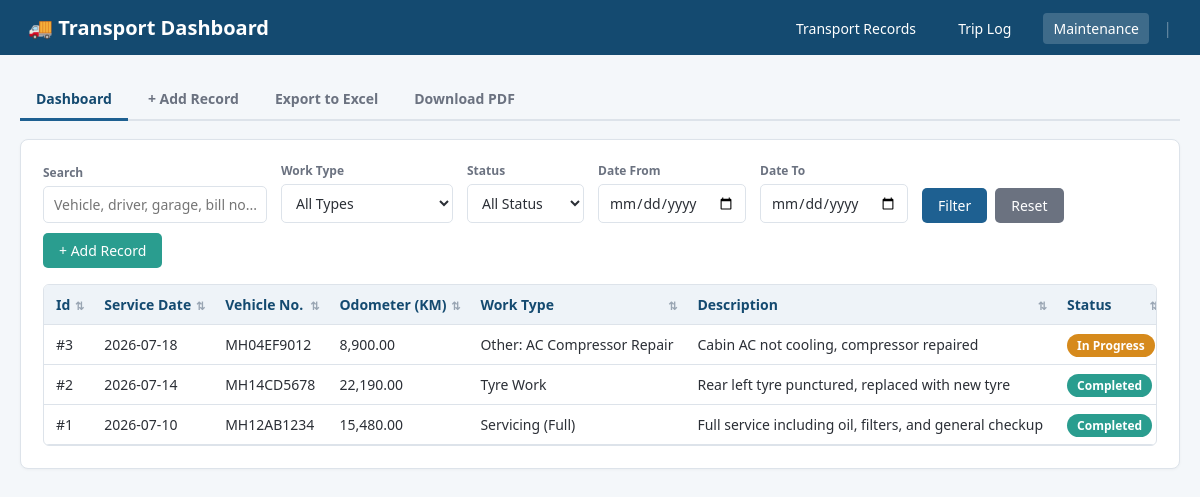
The app's page /maintenance.php with its own data.
### tables this page shows
CREATE TABLE `maintenance_records` (
  `id` int(11) NOT NULL,
  `service_date` date NOT NULL,
  `vehicle_no` varchar(50) NOT NULL,
  `odometer_km` decimal(10,2) DEFAULT NULL,
  `work_type` enum('Servicing (Full)','Servicing (Half)','Welding','Main Tank Work','Tyre Work','Balancing Work','Battery Work','Oil Change','Clutch / Brake Work','Electrical Work','Denting / Painting','Puncture Repair','Engine Work','Suspension Work','Other') NOT NULL,
  `work_type_other` varchar(150) DEFAULT NULL,
  `description` varchar(500) DEFAULT NULL,
  `parts_replaced` varchar(255) DEFAULT NULL,
  `garage_name` varchar(150) DEFAULT NULL,
  `location` varchar(150) DEFAULT NULL,
  `bill_number` varchar(50) DEFAULT NULL,
  `parts_cost` decimal(10,2) DEFAULT NULL,
  `labour_cost` decimal(10,2) DEFAULT NULL,
  `total_cost` decimal(10,2) NOT NULL,
  `payment_mode` enum('Cash','UPI','Bank Transfer','Cheque','Credit') DEFAULT NULL,
  `status` enum('Pending','In Progress','Completed') NOT NULL DEFAULT 'Pending',
  `next_service_due_date` date DEFAULT NULL,
  `created_at` timestamp NOT NULL DEFAULT current_timestamp(),
  `updated_at` timestamp NOT NULL DEFAULT current_timestamp() ON UPDATE current_timestamp()
);

### maintenance.php (the view, shortened to what this page needs)
<?php
$pdo = getDbConnection();
$search   = trim($_GET['search'] ?? '');
$dateFrom = trim($_GET['date_from'] ?? '');
$dateTo   = trim($_GET['date_to'] ?? '');
$params = [];
$sql = 'SELECT * FROM maintenance_records';
$sql .= ' ORDER BY service_date DESC, id DESC';
$stmt = $pdo->prepare($sql);
$stmt->execute($params);
$records = $stmt->fetchAll();
function maintBadgeClass(string $status): string {
    return match ($status) {
        'Pending'     => 'badge-scheduled',
        'In Progress' => 'badge-transit',
        'Completed'   => 'badge-completed',
        default       => 'badge-scheduled',
    };
}
function numOrDashMaint($val, int $decimals = 2): string {
    return $val !== null && $val !== '' ? number_format((float)$val, $decimals) : '—';
}
?>
<!DOCTYPE html>
<html lang="en">
<head>
<link rel="stylesheet" href="assets/style.css">
</head>
<body>
<?php $activeSection = 'maintenance'; require __DIR__ . '/partials/nav.php'; ?>
<div class="container">
    <div class="tabs">
        <a href="maintenance.php" class="active">Dashboard</a>
        <a href="maintenance_form.php">+ Add Record</a>
        <a href="maintenance_export.php?<?= htmlspecialchars($_SERVER['QUERY_STRING']) ?>">Export to Excel</a>
        <a href="maintenance_pdf.php?<?= htmlspecialchars($_SERVER['QUERY_STRING']) ?>" target="_blank">Download PDF</a>
    </div>
    <div class="card">
        <div class="toolbar">
            <form method="GET" action="maintenance.php">
                <div class="filter-group">
                    <label for="f_search">Search</label>
                    <input type="text" id="f_search" name="search" placeholder="Vehicle, driver, garage, bill no..."
                           value="<?= htmlspecialchars($search) ?>">
                </div>
                <div class="filter-group">
                    <label for="f_work_type">Work Type</label>
                    <select id="f_work_type" name="work_type">
                        <option value="">All Types</option>
                    </select>
                </div>
                <div class="filter-group">
                    <label for="f_status">Status</label>
                    <select id="f_status" name="status">
                        <option value="">All Status</option>
                    </select>
                </div>
                <div class="filter-group">
                    <label for="f_date_from">Date From</label>
                    <input type="date" id="f_date_from" name="date_from" value="<?= htmlspecialchars($dateFrom) ?>">
                </div>
                <div class="filter-group">
                    <label for="f_date_to">Date To</label>
                    <input type="date" id="f_date_to" name="date_to" value="<?= htmlspecialchars($dateTo) ?>">
                </div>
                <div class="filter-group filter-actions">
                    <label>&nbsp;</label>
                    <div>
                        <button type="submit" class="btn">Filter</button>
                        <a href="maintenance.php" class="btn btn-secondary">Reset</a>
                    </div>
                </div>
            </form>
            <a href="maintenance_form.php" class="btn btn-accent">+ Add Record</a>
        </div>
        <div class="table-wrap">
        <table class="sortable-table">
            <thead>
                <tr>
                    <th>Id</th>
                    <th>Service Date</th>
                    <th>Vehicle No.</th>
                    <th>Odometer (KM)</th>
                    <th>Work Type</th>
                    <th>Description</th>
                    <th>Status</th>
                </tr>
            </thead>
            <tbody>
                <?php foreach ($records as $r): ?>
                <tr>
                    <td>#<?= (int)$r['id'] ?></td>
                    <td><?= htmlspecialchars($r['service_date']) ?></td>
                    <td><?= htmlspecialchars($r['vehicle_no']) ?></td>
                    <td><?= numOrDashMaint($r['odometer_km']) ?></td>
                    <td><?= htmlspecialchars($r['work_type'] === 'Other' && $r['work_type_other'] ? 'Other: ' . $r['work_type_other'] : $r['work_type']) ?></td>
                    <td><?= htmlspecialchars($r['description'] ?? '—') ?></td>
                    <td><span class="badge <?= maintBadgeClass($r['status']) ?>"><?= htmlspecialchars($r['status']) ?></span></td>
                </tr>
                <?php endforeach; ?>
            </tbody>
        </table>
        </div>
    </div>
</div>
</body>
</html>

### assets/style.css (style rules this page uses)
:root { --primary: #1e6091; --primary-dark: #144a70; --accent: #2a9d8f; --danger: #d64545; --bg: #f4f7fa; --card-bg: #ffffff; --border: #dde3ea; --text: #2b2f36; --text-light: #6b7280; }
* { box-sizing: border-box; }
body { margin: 0; font-family: 'Segoe UI', Roboto, Arial, sans-serif; background: var(--bg); color: var(--text); }
.container { max-width: 1200px; margin: 24px auto; padding: 0 20px; }
.card { background: var(--card-bg); border: 1px solid var(--border); border-radius: 8px; padding: 22px; margin-bottom: 22px; box-shadow: 0 1px 3px rgba(0,0,0,0.04); }
.toolbar { display: flex; justify-content: space-between; align-items: center; flex-wrap: wrap; gap: 10px; margin-bottom: 16px; }
.toolbar form { display: flex; gap: 14px; flex-wrap: wrap; align-items: flex-end; }
.filter-group { display: flex; flex-direction: column; }
.filter-group label { font-size: 12px; font-weight: 600; color: var(--text-light); margin-bottom: 5px; }
.filter-actions > div { display: flex; gap: 8px; }
input[type=text], input[type=date], input[type=time], input[type=tel], input[type=number], input[type=password], select, textarea { padding: 8px 10px; border: 1px solid var(--border); border-radius: 5px; font-size: 14px; font-family: inherit; background: #fff; color: var(--text); }
.btn { display: inline-block; padding: 8px 16px; border-radius: 5px; border: none; font-size: 14px; font-family: inherit; cursor: pointer; text-decoration: none; color: #fff; background: var(--primary); transition: background 0.15s ease; }
.btn-accent { background: var(--accent); }
.btn-secondary { background: #6b7280; }
table { width: 100%; border-collapse: collapse; font-size: 14px; }
th, td { padding: 10px 12px; border-bottom: 1px solid var(--border); text-align: left; white-space: nowrap; }
th { background: #eef3f8; color: var(--primary-dark); position: sticky; top: 0; }
.table-wrap { overflow: auto; max-height: 65vh; border: 1px solid var(--border); border-radius: 6px; }
.badge { padding: 3px 10px; border-radius: 20px; font-size: 12px; font-weight: 600; color: #fff; }
.badge-transit { background: #d68a1c; }
.badge-completed { background: #2a9d8f; }
.tabs { display: flex; gap: 4px; border-bottom: 2px solid var(--border); margin-bottom: 18px; flex-wrap: wrap; }
.tabs a, .tabs button { display: inline-flex; align-items: center; gap: 6px; padding: 10px 16px; font-size: 14px; font-weight: 600; color: var(--text-light); text-decoration: none; background: none; border: none; border-bottom: 3px solid transparent; cursor: pointer; margin-bottom: -2px; font-family: inherit; }
.tabs a.active, .tabs button.active { color: var(--primary-dark); border-bottom-color: var(--primary); }
th.sortable { cursor: pointer; user-select: none; padding-right: 22px; position: relative; }
th.sortable::after { content: '⇅'; position: absolute; right: 8px; top: 50%; transform: translateY(-50%); font-size: 11px; color: #99a5b3; }

### records on screen
maintenance_records: id "3", service_date "2026-07-18", vehicle_no "MH04EF9012", odometer_km "8,900.00", work_type+work_type_other "Other: AC Compressor Repair", description "Cabin AC not cooling, compressor repaired", status "In Progress"
maintenance_records: id "2", service_date "2026-07-14", vehicle_no "MH14CD5678", odometer_km "22,190.00", work_type "Tyre Work", description "Rear left tyre punctured, replaced with new tyre", status "Completed"
maintenance_records: id "1", service_date "2026-07-10", vehicle_no "MH12AB1234", odometer_km "15,480.00", work_type "Servicing (Full)", description "Full service including oil, filters, and general checkup", status "Completed"
